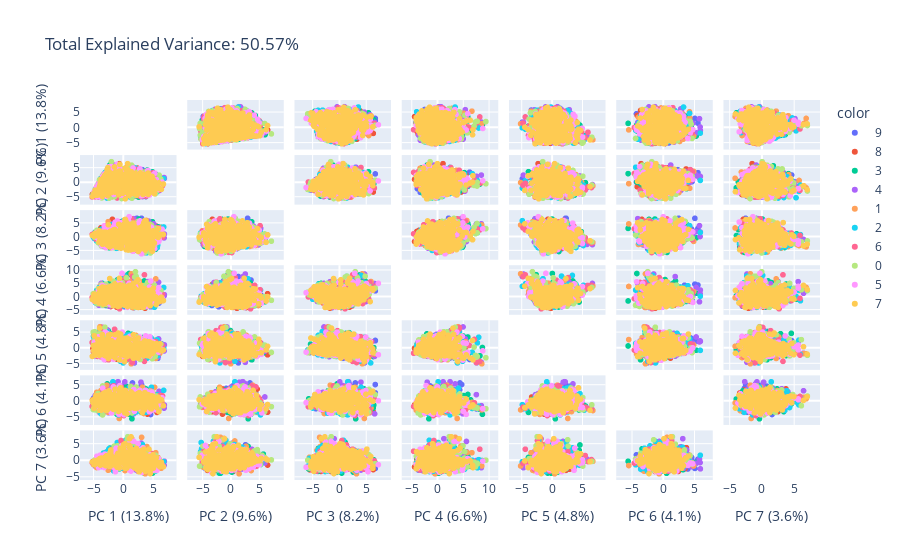

Notebook cell for this chart:
### Code cell
pca = PCA(n_components = 7)
components = pca.fit_transform(df_temp)
labels = {
    str(i): f"PC {i+1} ({var:.1f}%)"
    for i, var in enumerate(pca.explained_variance_ratio_ * 100)
}

total_var = pca.explained_variance_ratio_.sum() * 100

fig = px.scatter_matrix(
    components,
    labels=labels,
    dimensions=range(7),
    color=df.int_group,
    title=f'Total Explained Variance: {total_var:.2f}%',
)
fig.update_traces(diagonal_visible=False)
fig.show()

### Figure 1 — Plotly figure (JSON) as saved in the notebook; plotly's stock layout.template omitted (floating-point values rounded to 4 significant figures; data arrays with more than 128 entries replaced by an {"elided": "..."} marker saying what was removed)
{"data": [{"diagonal": {"visible": false}, "dimensions": [{"axis": {"matches": true}, "label": "PC 1 (13.8%)", "values": {"elided": "364 float values"}}, {"axis": {"matches": true}, "label": "PC 2 (9.6%)", "values": {"elided": "364 float values"}}, {"axis": {"matches": true}, "label": "PC 3 (8.2%)", "values": {"elided": "364 float values"}}, {"axis": {"matches": true}, "label": "PC 4 (6.6%)", "values": {"elided": "364 float values"}}, {"axis": {"matches": true}, "label": "PC 5 (4.8%)", "values": {"elided": "364 float values"}}, {"axis": {"matches": true}, "label": "PC 6 (4.1%)", "values": {"elided": "364 float values"}}, {"axis": {"matches": true}, "label": "PC 7 (3.6%)", "values": {"elided": "364 float values"}}], "hovertemplate": "color=9<br>%{xaxis.title.text}=%{x}<br>%{yaxis.title.text}=%{y}<extra></extra>", "legendgroup": "9", "marker": {"color": "#636efa", "symbol": "circle"}, "name": "9", "showlegend": true, "type": "splom"}, {"diagonal": {"visible": false}, "dimensions": [{"axis": {"matches": true}, "label": "PC 1 (13.8%)", "values": {"elided": "364 float values"}}, {"axis": {"matches": true}, "label": "PC 2 (9.6%)", "values": {"elided": "364 float values"}}, {"axis": {"matches": true}, "label": "PC 3 (8.2%)", "values": {"elided": "364 float values"}}, {"axis": {"matches": true}, "label": "PC 4 (6.6%)", "values": {"elided": "364 float values"}}, {"axis": {"matches": true}, "label": "PC 5 (4.8%)", "values": {"elided": "364 float values"}}, {"axis": {"matches": true}, "label": "PC 6 (4.1%)", "values": {"elided": "364 float values"}}, {"axis": {"matches": true}, "label": "PC 7 (3.6%)", "values": {"elided": "364 float values"}}], "hovertemplate": "color=8<br>%{xaxis.title.text}=%{x}<br>%{yaxis.title.text}=%{y}<extra></extra>", "legendgroup": "8", "marker": {"color": "#EF553B", "symbol": "circle"}, "name": "8", "showlegend": true, "type": "splom"}, {"diagonal": {"visible": false}, "dimensions": [{"axis": {"matches": true}, "label": "PC 1 (13.8%)", "values": {"elided": "364 float values"}}, {"axis": {"matches": true}, "label": "PC 2 (9.6%)", "values": {"elided": "364 float values"}}, {"axis": {"matches": true}, "label": "PC 3 (8.2%)", "values": {"elided": "364 float values"}}, {"axis": {"matches": true}, "label": "PC 4 (6.6%)", "values": {"elided": "364 float values"}}, {"axis": {"matches": true}, "label": "PC 5 (4.8%)", "values": {"elided": "364 float values"}}, {"axis": {"matches": true}, "label": "PC 6 (4.1%)", "values": {"elided": "364 float values"}}, {"axis": {"matches": true}, "label": "PC 7 (3.6%)", "values": {"elided": "364 float values"}}], "hovertemplate": "color=3<br>%{xaxis.title.text}=%{x}<br>%{yaxis.title.text}=%{y}<extra></extra>", "legendgroup": "3", "marker": {"color": "#00cc96", "symbol": "circle"}, "name": "3", "showlegend": true, "type": "splom"}, {"diagonal": {"visible": false}, "dimensions": [{"axis": {"matches": true}, "label": "PC 1 (13.8%)", "values": {"elided": "364 float values"}}, {"axis": {"matches": true}, "label": "PC 2 (9.6%)", "values": {"elided": "364 float values"}}, {"axis": {"matches": true}, "label": "PC 3 (8.2%)", "values": {"elided": "364 float values"}}, {"axis": {"matches": true}, "label": "PC 4 (6.6%)", "values": {"elided": "364 float values"}}, {"axis": {"matches": true}, "label": "PC 5 (4.8%)", "values": {"elided": "364 float values"}}, {"axis": {"matches": true}, "label": "PC 6 (4.1%)", "values": {"elided": "364 float values"}}, {"axis": {"matches": true}, "label": "PC 7 (3.6%)", "values": {"elided": "364 float values"}}], "hovertemplate": "color=4<br>%{xaxis.title.text}=%{x}<br>%{yaxis.title.text}=%{y}<extra></extra>", "legendgroup": "4", "marker": {"color": "#ab63fa", "symbol": "circle"}, "name": "4", "showlegend": true, "type": "splom"}, {"diagonal": {"visible": false}, "dimensions": [{"axis": {"matches": true}, "label": "PC 1 (13.8%)", "values": {"elided": "364 float values"}}, {"axis": {"matches": true}, "label": "PC 2 (9.6%)", "values": {"elided": "364 float values"}}, {"axis": {"matches": true}, "label": "PC 3 (8.2%)", "values": {"elided": "364 float values"}}, {"axis": {"matches": true}, "label": "PC 4 (6.6%)", "values": {"elided": "364 float values"}}, {"axis": {"matches": true}, "label": "PC 5 (4.8%)", "values": {"elided": "364 float values"}}, {"axis": {"matches": true}, "label": "PC 6 (4.1%)", "values": {"elided": "364 float values"}}, {"axis": {"matches": true}, "label": "PC 7 (3.6%)", "values": {"elided": "364 float values"}}], "hovertemplate": "color=1<br>%{xaxis.title.text}=%{x}<br>%{yaxis.title.text}=%{y}<extra></extra>", "legendgroup": "1", "marker": {"color": "#FFA15A", "symbol": "circle"}, "name": "1", "showlegend": true, "type": "splom"}, {"diagonal": {"visible": false}, "dimensions": [{"axis": {"matches": true}, "label": "PC 1 (13.8%)", "values": {"elided": "364 float values"}}, {"axis": {"matches": true}, "label": "PC 2 (9.6%)", "values": {"elided": "364 float values"}}, {"axis": {"matches": true}, "label": "PC 3 (8.2%)", "values": {"elided": "364 float values"}}, {"axis": {"matches": true}, "label": "PC 4 (6.6%)", "values": {"elided": "364 float values"}}, {"axis": {"matches": true}, "label": "PC 5 (4.8%)", "values": {"elided": "364 float values"}}, {"axis": {"matches": true}, "label": "PC 6 (4.1%)", "values": {"elided": "364 float values"}}, {"axis": {"matches": true}, "label": "PC 7 (3.6%)", "values": {"elided": "364 float values"}}], "hovertemplate": "color=2<br>%{xaxis.title.text}=%{x}<br>%{yaxis.title.text}=%{y}<extra></extra>", "legendgroup": "2", "marker": {"color": "#19d3f3", "symbol": "circle"}, "name": "2", "showlegend": true, "type": "splom"}, {"diagonal": {"visible": false}, "dimensions": [{"axis": {"matches": true}, "label": "PC 1 (13.8%)", "values": {"elided": "364 float values"}}, {"axis": {"matches": true}, "label": "PC 2 (9.6%)", "values": {"elided": "364 float values"}}, {"axis": {"matches": true}, "label": "PC 3 (8.2%)", "values": {"elided": "364 float values"}}, {"axis": {"matches": true}, "label": "PC 4 (6.6%)", "values": {"elided": "364 float values"}}, {"axis": {"matches": true}, "label": "PC 5 (4.8%)", "values": {"elided": "364 float values"}}, {"axis": {"matches": true}, "label": "PC 6 (4.1%)", "values": {"elided": "364 float values"}}, {"axis": {"matches": true}, "label": "PC 7 (3.6%)", "values": {"elided": "364 float values"}}], "hovertemplate": "color=6<br>%{xaxis.title.text}=%{x}<br>%{yaxis.title.text}=%{y}<extra></extra>", "legendgroup": "6", "marker": {"color": "#FF6692", "symbol": "circle"}, "name": "6", "showlegend": true, "type": "splom"}, {"diagonal": {"visible": false}, "dimensions": [{"axis": {"matches": true}, "label": "PC 1 (13.8%)", "values": {"elided": "364 float values"}}, {"axis": {"matches": true}, "label": "PC 2 (9.6%)", "values": {"elided": "364 float values"}}, {"axis": {"matches": true}, "label": "PC 3 (8.2%)", "values": {"elided": "364 float values"}}, {"axis": {"matches": true}, "label": "PC 4 (6.6%)", "values": {"elided": "364 float values"}}, {"axis": {"matches": true}, "label": "PC 5 (4.8%)", "values": {"elided": "364 float values"}}, {"axis": {"matches": true}, "label": "PC 6 (4.1%)", "values": {"elided": "364 float values"}}, {"axis": {"matches": true}, "label": "PC 7 (3.6%)", "values": {"elided": "364 float values"}}], "hovertemplate": "color=0<br>%{xaxis.title.text}=%{x}<br>%{yaxis.title.text}=%{y}<extra></extra>", "legendgroup": "0", "marker": {"color": "#B6E880", "symbol": "circle"}, "name": "0", "showlegend": true, "type": "splom"}, {"diagonal": {"visible": false}, "dimensions": [{"axis": {"matches": true}, "label": "PC 1 (13.8%)", "values": {"elided": "364 float values"}}, {"axis": {"matches": true}, "label": "PC 2 (9.6%)", "values": {"elided": "364 float values"}}, {"axis": {"matches": true}, "label": "PC 3 (8.2%)", "values": {"elided": "364 float values"}}, {"axis": {"matches": true}, "label": "PC 4 (6.6%)", "values": {"elided": "364 float values"}}, {"axis": {"matches": true}, "label": "PC 5 (4.8%)", "values": {"elided": "364 float values"}}, {"axis": {"matches": true}, "label": "PC 6 (4.1%)", "values": {"elided": "364 float values"}}, {"axis": {"matches": true}, "label": "PC 7 (3.6%)", "values": {"elided": "364 float values"}}], "hovertemplate": "color=5<br>%{xaxis.title.text}=%{x}<br>%{yaxis.title.text}=%{y}<extra></extra>", "legendgroup": "5", "marker": {"color": "#FF97FF", "symbol": "circle"}, "name": "5", "showlegend": true, "type": "splom"}, {"diagonal": {"visible": false}, "dimensions": [{"axis": {"matches": true}, "label": "PC 1 (13.8%)", "values": {"elided": "364 float values"}}, {"axis": {"matches": true}, "label": "PC 2 (9.6%)", "values": {"elided": "364 float values"}}, {"axis": {"matches": true}, "label": "PC 3 (8.2%)", "values": {"elided": "364 float values"}}, {"axis": {"matches": true}, "label": "PC 4 (6.6%)", "values": {"elided": "364 float values"}}, {"axis": {"matches": true}, "label": "PC 5 (4.8%)", "values": {"elided": "364 float values"}}, {"axis": {"matches": true}, "label": "PC 6 (4.1%)", "values": {"elided": "364 float values"}}, {"axis": {"matches": true}, "label": "PC 7 (3.6%)", "values": {"elided": "364 float values"}}], "hovertemplate": "color=7<br>%{xaxis.title.text}=%{x}<br>%{yaxis.title.text}=%{y}<extra></extra>", "legendgroup": "7", "marker": {"color": "#FECB52", "symbol": "circle"}, "name": "7", "showlegend": true, "type": "splom"}], "layout": {"dragmode": "select", "legend": {"title": {"text": "color"}, "tracegroupgap": 0}, "title": {"text": "Total Explained Variance: 50.57%"}}}
